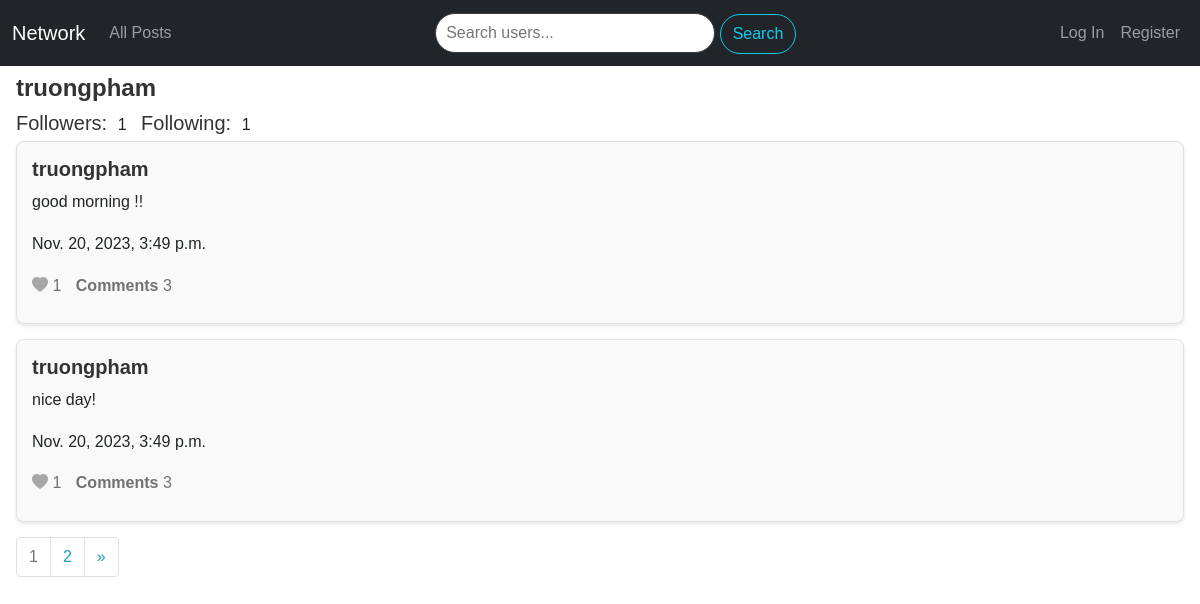
The app's page /profile/1 with its own data.
### network/models.py (models this page shows, shortened)
class User(AbstractUser):
    pass

class Post(models.Model):
    content = models.CharField(max_length=1000)
    poster = models.ForeignKey(User, on_delete=models.CASCADE, related_name='posts')
    date = models.DateTimeField(auto_now_add=True)
    def like_count(self):
        return self.likes.count()
    def comment_count(self):
        return self.comments.count()

### network/views.py (the view)
# urls.py: path("profile/<int:user_id>", views.profile, name="profile"),
def profile(request, user_id):
    profile_user = User.objects.get(pk=user_id)
    posts = profile_user.posts.all().order_by('-date')
    followers_count = profile_user.followed.count()
    following_count = profile_user.followers.count()
    is_following = False
    if request.user.is_authenticated and request.user != profile_user:
        is_following = Follow.objects.filter(follower=request.user, followed=profile_user).exists()
        for post in posts:
            post.is_liked = post.is_like_by_user(request.user)
    posts, previous_page, next_page = paginate_posts(posts, request.GET.get('page'), 2)
    return render(request, "network/profile.html", {
        "profile_user": profile_user,
        "posts": posts,
        "previous_page": previous_page,
        "next_page": next_page,
        "is_following": is_following,
        "followers_count": followers_count,
        "following_count": following_count,
    })

### network/views.py (called while the page is built)
def paginate_posts(posts, page_number, posts_per_page):
    paginator = Paginator(posts, posts_per_page)
    page = page_number
    try:
        posts = paginator.page(page)
    except PageNotAnInteger:
        posts = paginator.page(1)
    except EmptyPage:
        posts = paginator.page(paginator.num.pages)
    previous_page = posts.previous_page_number() if posts.has_previous() else None
    next_page = posts.next_page_number() if posts.has_next() else None
    return posts, previous_page, next_page

### network/templates/network/profile.html (shortened to what this page needs)
{% extends "network/layout.html" %}
{% load static %}
{% block body %}
    <div class="mt-2 mx-3">
        <div class="flex-container">
            <div>
                <h4><strong>{{ profile_user.username }}</strong></h4>
            </div>
        </div>
        <div class="inline-style">
            <div class="inline-style">
                <h5>Followers: </h5><p id="followers-count">{{ followers_count }}</p>
            </div>
            <div class="inline-style">
                <h5>Following: </h5><p id="following-count">{{ following_count }}</p>
            </div>
        </div>
        {% for post in posts %}
            <div class="post-form mt-1 text-left" id="post-{{ post.id }}">
                <div class="flex-container-2">
                    <div>
                        <a href="{% url 'profile' post.poster.id %}"><h5><strong>{{ post.poster }}</strong></h5></a>
                    </div>
                </div>
                <p class="post-content">{{ post.content }}</p>
                <p>{{ post.date }}</p>
                <div class="like-div" id="like-container-{{ post.id }}">
                    <a href="javascript:void(0)" class="like-button {% if post.is_liked %}liked{% else %}unliked{% endif %}"
                    id="like-button-{{ post.id }}" data-post-id="{{ post.id }}" data-like="{{ post.is_liked|yesno:'true,false' }}">
                        <i class="bi bi-heart-fill"></i>
                    </a>
                    <span class="like-count" id="like-count-{{ post.id }}">{{ post.like_count }}</span>
                    <a href="javascript:void(0)" class="comment-link" data-post-id="{{ post.id }}">Comments</a>
                    <span class="comment-count" id="comment-count-{{ post.id }}">{{ post.comment_count }}</span>
                </div>
            </div>
        {% endfor %}
        <nav aria-label="Page navigation example">
            <ul class="pagination">
                <li class="page-item disabled"><span class="page-link color-type">{{ posts.number }}</span></li>
                {% if posts.has_next %}
                    <li class="page-item"><a class="page-link" style="color: #17a2b8;" href="?page={{ posts.next_page_number }}">{{ next_page }}</a></li>
                    <li class="page-item">
                        <a class="page-link" href="?page={{ posts.paginator.num_pages }}" aria-label="Next">
                            <span style="color: #17a2b8;" aria-hidden="true">&raquo;</span>
                        </a>
                    </li>
                {% endif %}
            </ul>
        </nav>
    </div>
{% endblock %}

### network/static/network/styles.css (style rules this page uses)
.post-form { border: 2px solid #ccc; padding: 10px; margin-bottom: 10px; border-radius: 7px; }
.color-type { color: grey; }
.inline-style h5, .inline-style p , .inline-style div { display: inline; margin-right: 5px; }
.flex-container { display: flex; flex-direction: row; gap: 30px; }
.flex-container-2 { display: flex; flex-direction: row; justify-content: space-between; }
.unliked { color: #a7a7a7; cursor: pointer; }
.like-count { display: inline; color: #727272; }
.comment-count { display: inline; color: #727272; }
.comment-link { display: inline; margin-left: 10px; color: #727272; font-weight: 550; }
.like-div { margin-bottom: 10px; }
.post-form { background-color: #f9f9f9; border: 1px solid #e0e0e0; padding: 15px; margin-bottom: 15px; border-radius: 8px; box-shadow: 0 2px 4px rgba(0, 0, 0, 0.1); }
body { font-family: 'Arial', sans-serif; }
h2, h4, h5, strong { color: #333; }
a { text-decoration: none; }
.flex-container, .flex-container-2 { align-items: center; }
body { font-size: 16px; line-height: 1.6; }

### records on screen
User: username "truongpham"
Post: poster "truongpham", content "good morning !!", date "Nov. 20, 2023, 3:49 p.m.", like_count "1", comment_count "3"
Post: poster "truongpham", content "nice day!", date "Nov. 20, 2023, 3:49 p.m.", like_count "1", comment_count "3"

### other values on screen
{{ followers_count }} "1"
{{ following_count }} "1"
{{ posts.number }} "1"
{{ next_page }} "2"
